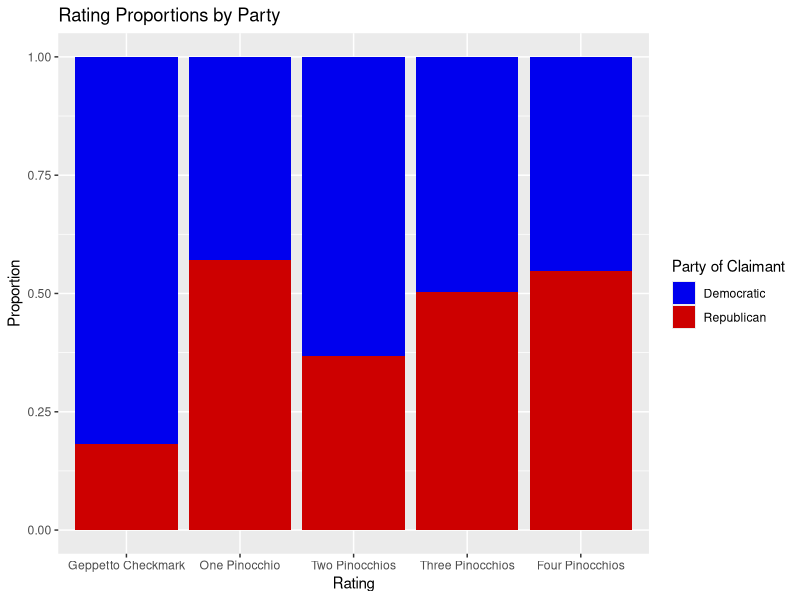
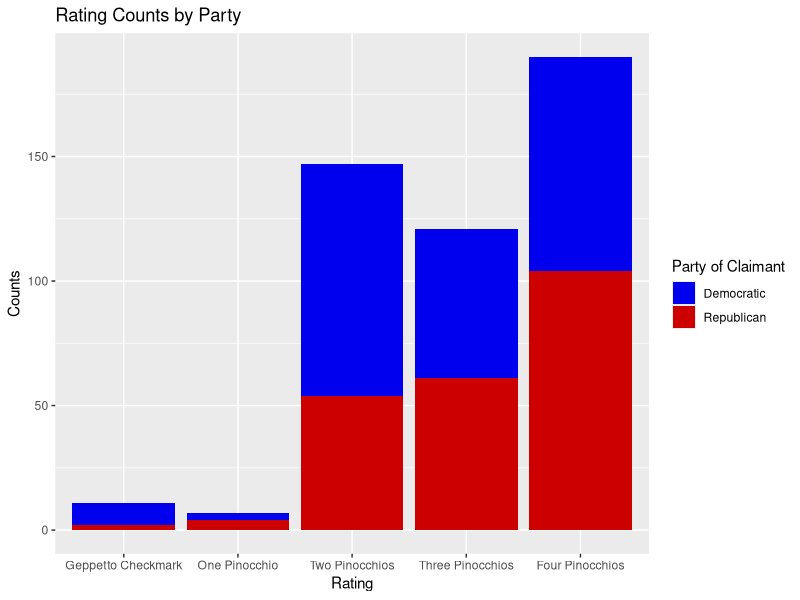

These figures' R source, in order:
## ---- chunk 1
library(tidyverse)
library(knitr)
## ---- chunk 2
v8_wapo <- read.csv("v8wapo-cleantextrating.csv")

#reassigning glennclaims

v8_wapo$textualRating[v8_wapo$...1 == "14615"] <- "Two Pinocchios" 
v8_wapo$textualRating[v8_wapo$...1 == "14369"] <- "One Pinocchio" 
v8_wapo$textualRating[v8_wapo$...1 == "13891"] <- "One Pinocchios" 
v8_wapo$textualRating[v8_wapo$...1 == "14290"] <- "Two Pinocchios" 
v8_wapo$textualRating[v8_wapo$...1 == "13842"] <- "One Pinocchios" 
v8_wapo$textualRating[v8_wapo$...1 == "13838"] <- "One Pinocchios" 
v8_wapo$textualRating[v8_wapo$...1 == "13719"] <- "Two Pinocchios" 
v8_wapo$textualRating[v8_wapo$...1 == "14241"] <- "Two Pinocchios" 
v8_wapo$textualRating[v8_wapo$...1 == "13767"] <- "Two Pinocchios" 
v8_wapo$textualRating[v8_wapo$...1 == "14596"] <- "Two Pinocchios"
v8_wapo$textualRating[v8_wapo$...1 == "14418"] <- "Two Pinocchios" 
v8_wapo$textualRating[v8_wapo$...1 == "14285"] <- ""
v8_wapo$textualRating[v8_wapo$...1 == "13484"] <- "" 
v8_wapo$textualRating[v8_wapo$...1 == "14105"] <- "" 
v8_wapo$textualRating[v8_wapo$...1 == "13781"] <- "" 
v8_wapo$textualRating[v8_wapo$...1 == "13878"] <- "" 
v8_wapo$textualRating[v8_wapo$...1 == "14630"] <- "" 
v8_wapo$textualRating[v8_wapo$...1 == "3214"] <- "" 
v8_wapo$textualRating[v8_wapo$...1 == "14264"] <- "" 
v8_wapo$textualRating[v8_wapo$...1 == "13957"] <- "" 
v8_wapo$textualRating[v8_wapo$...1 == "14480"] <- "" 
v8_wapo$textualRating[v8_wapo$...1 == "14552"] <- ""
v8_wapo$textualRating[v8_wapo$...1 == "14481"] <- "" 
v8_wapo$textualRating[v8_wapo$...1 == "14201"] <- "" 
v8_wapo$textualRating[v8_wapo$...1 == "14662"] <- "" 
v8_wapo$textualRating[v8_wapo$...1 == "13696"] <- "" 
v8_wapo$textualRating[v8_wapo$...1 == "14466"] <- "" 
v8_wapo$textualRating[v8_wapo$...1 == "13887"] <- "" 
v8_wapo$textualRating[v8_wapo$...1 == "14339"] <- "" 
v8_wapo$textualRating[v8_wapo$...1 == "13448"] <- "" 
v8_wapo$textualRating[v8_wapo$...1 == "14693"] <- "" 
v8_wapo$textualRating[v8_wapo$...1 == "13940"] <- ""
v8_wapo$textualRating[v8_wapo$...1 == "14131"] <- "" 
v8_wapo$textualRating[v8_wapo$...1 == "14534"] <- "" 
v8_wapo$textualRating[v8_wapo$...1 == "13540"] <- "" 
v8_wapo$textualRating[v8_wapo$...1 == "14116"] <- "" 
v8_wapo$textualRating[v8_wapo$...1 == "13628"] <- "" 
v8_wapo$textualRating[v8_wapo$...1 == "13894"] <- "" 
v8_wapo$textualRating[v8_wapo$...1 == "13420"] <- "" 
v8_wapo$textualRating[v8_wapo$...1 == "13403"] <- "" 
v8_wapo$textualRating[v8_wapo$...1 == "13370"] <- ""
v8_wapo$textualRating[v8_wapo$...1 == "13371"] <- ""
v8_wapo$textualRating[v8_wapo$...1 == "13987"] <- "" 
v8_wapo$textualRating[v8_wapo$...1 == "13952"] <- "" 
v8_wapo$textualRating[v8_wapo$...1 == "14441"] <- "" 
v8_wapo$textualRating[v8_wapo$...1 == "13410"] <- "" 
v8_wapo$textualRating[v8_wapo$...1 == "13367"] <- "" 
v8_wapo$textualRating[v8_wapo$...1 == "13369"] <- "" 
v8_wapo$textualRating[v8_wapo$...1 == "13834"] <- "" 
v8_wapo$textualRating[v8_wapo$...1 == "14403"] <- "" 
v8_wapo$textualRating[v8_wapo$...1 == "14576"] <- "" 
v8_wapo$textualRating[v8_wapo$...1 == "13445"] <- ""
v8_wapo$textualRating[v8_wapo$...1 == "13399"] <- "" 
v8_wapo$textualRating[v8_wapo$...1 == "13873"] <- "" 
v8_wapo$textualRating[v8_wapo$...1 == "14009"] <- "" 
v8_wapo$textualRating[v8_wapo$...1 == "14628"] <- "" 
v8_wapo$textualRating[v8_wapo$...1 == "14588"] <- "" 
v8_wapo$textualRating[v8_wapo$...1 == "14540"] <- "" 
v8_wapo$textualRating[v8_wapo$...1 == "14023"] <- "" 
v8_wapo$textualRating[v8_wapo$...1 == "14337"] <- "" 
v8_wapo$textualRating[v8_wapo$...1 == "14488"] <- ""
v8_wapo$textualRating[v8_wapo$...1 == "13453"] <- "" 
## ---- chunk 3

v8_wapo_cleantextRating <- v8_wapo %>%
  filter(textualRating == "One Pinocchio" |
           textualRating == "Two Pinocchios" |
           textualRating == "Three Pinocchios" |
           textualRating == "Four Pinocchios" |
           textualRating == "Geppetto Checkmark" |
           textualRating == "Needs context" |
           textualRating == "Disputed" |
           textualRating == "Misleading" |
           textualRating == "No evidence" |
           textualRating == "Lacks evidence" |
           textualRating == "Study in Dispute")


v8_wapo_cleantextRating$textualRating <- factor(v8_wapo_cleantextRating$textualRating, 
                              levels = c("Geppetto Checkmark", 
                                         "One Pinocchio", 
                                         "Two Pinocchios", 
                                         "Three Pinocchios", 
                                         "Four Pinocchios", 
                                         "Disputed",
                                         "Study in Dispute",
                                         "Misleading",
                                         "Needs context",
                                         "Lacks evidence",
                                         "No evidence"))
## ---- chunk 4
v8_wapo_cleantextRating %>%
  group_by(claimant_party) %>%
  count() %>%
  kable(caption = "Claim Counts by Party")

v8_wapo_cleantextRating %>%
  group_by(textualRating) %>%
  count() %>%
  kable(caption = "Claim Counts by Rating")

v8_wapo_cleantextRating %>%
  group_by(claimant_party, textualRating) %>%
  count() %>%
  pivot_wider(id_cols = claimant_party, 
              names_from = textualRating, 
              values_from = n,
              values_fill = 0) %>%
  kable(caption = "Claim Counts by Party and Rating")
## ---- chunk 5
v8_wapo_5scale <- v8_wapo_cleantextRating %>%
  filter(textualRating == "One Pinocchio" |
           textualRating == "Two Pinocchios" |
           textualRating == "Three Pinocchios" |
           textualRating == "Four Pinocchios" |
           textualRating == "Geppetto Checkmark")

v8_wapo_5scale %>%
  ggplot(aes(x = textualRating, fill = claimant_party)) +
  geom_bar(position = "fill") +
  scale_fill_manual( values = c("blue2", "red3")) +
  labs(title = "Rating Proportions by Party",
       x = "Rating",
       y = "Proportion",
       fill = "Party of Claimant")

v8_wapo_5scale %>%
  ggplot(aes(x = textualRating, fill = claimant_party)) +
  geom_bar() +
  scale_fill_manual( values = c("blue2", "red3")) +
  labs(title = "Rating Counts by Party",
       x = "Rating",
       y = "Counts",
       fill = "Party of Claimant")
